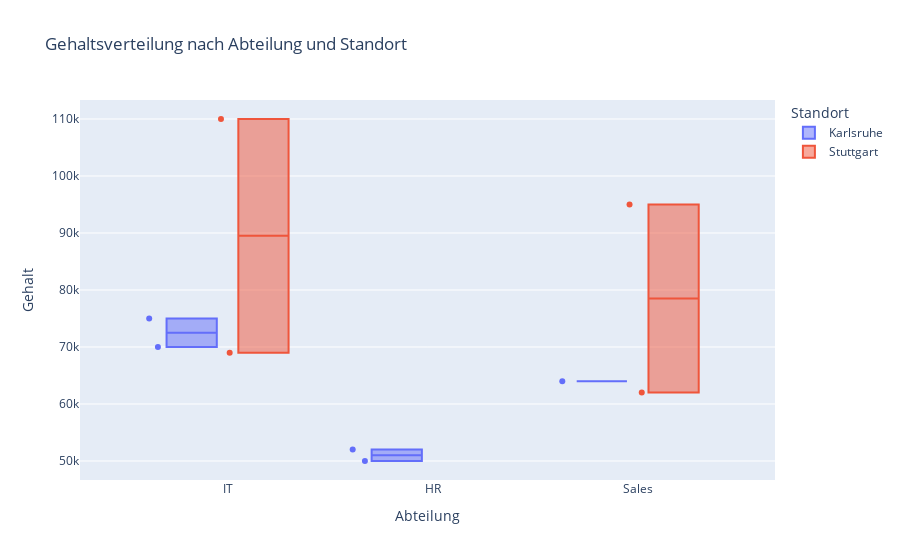

Source (notebook cell):
### Code cell
# 1. Die Daten erweitern
df_mitarbeiter['Standort'] = ['Karlsruhe', 'Stuttgart', 'Karlsruhe', 'Karlsruhe', 'Stuttgart', 'Stuttgart', 'Karlsruhe', 'Karlsruhe', 'Stuttgart']

# 2. Angepasste Grafik erstellen
fig_custom = px.box(
    data_frame=df_mitarbeiter,
    x='Abteilung',
    y='Gehalt',
    color='Standort', # <-- Erzeugt gruppierte Boxplots für jeden Standort
    points='all',     # <-- Zeigt alle zugrundeliegenden Datenpunkte an
    title='Gehaltsverteilung nach Abteilung und Standort'
)

# 3. Anzeigen
fig_custom.show()

### Figure 1 — Plotly figure (JSON) as saved in the notebook; plotly's stock layout.template omitted (floating-point values rounded to 4 significant figures)
{"data": [{"alignmentgroup": "True", "boxpoints": "all", "hovertemplate": "Standort=Karlsruhe<br>Abteilung=%{x}<br>Gehalt=%{y}<extra></extra>", "legendgroup": "Karlsruhe", "marker": {"color": "#636efa"}, "name": "Karlsruhe", "notched": false, "offsetgroup": "Karlsruhe", "orientation": "v", "showlegend": true, "type": "box", "x": ["IT", "IT", "HR", "HR", "Sales"], "x0": " ", "xaxis": "x", "y": [70000, 75000, 50000, 52000, 64000], "y0": " ", "yaxis": "y"}, {"alignmentgroup": "True", "boxpoints": "all", "hovertemplate": "Standort=Stuttgart<br>Abteilung=%{x}<br>Gehalt=%{y}<extra></extra>", "legendgroup": "Stuttgart", "marker": {"color": "#EF553B"}, "name": "Stuttgart", "notched": false, "offsetgroup": "Stuttgart", "orientation": "v", "showlegend": true, "type": "box", "x": ["Sales", "Sales", "IT", "IT"], "x0": " ", "xaxis": "x", "y": [62000, 95000, 69000, 110000], "y0": " ", "yaxis": "y"}], "layout": {"boxmode": "group", "legend": {"title": {"text": "Standort"}, "tracegroupgap": 0}, "title": {"text": "Gehaltsverteilung nach Abteilung und Standort"}, "xaxis": {"anchor": "y", "domain": [0, 1], "title": {"text": "Abteilung"}}, "yaxis": {"anchor": "x", "domain": [0, 1], "title": {"text": "Gehalt"}}}}
